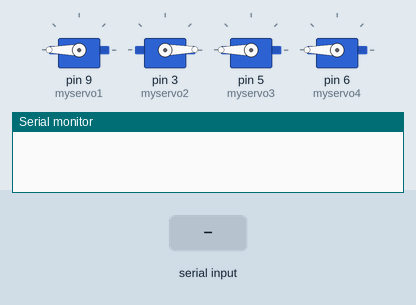
Bench run of a sketch on a simulated Arduino Uno, built with avr-gcc and run on an emulated ATmega328P. Shown: 4 × servo, the last lines printed to the serial monitor. The inputs (shaded band) are chosen by the test bench.

Above: at 2.0 s.
2.1 s: "f" received over Serial
At 3.8 s:
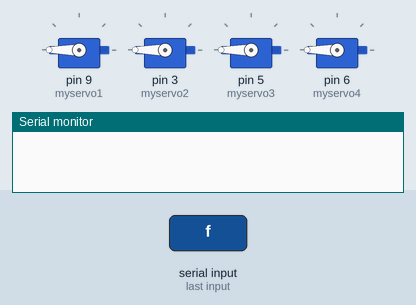
18.7 s: "q" received over Serial
At 20.4 s:
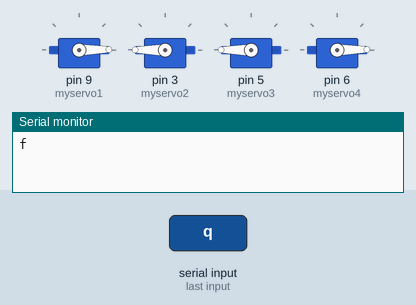
22.5 s: "w" received over Serial
At 24.0 s:
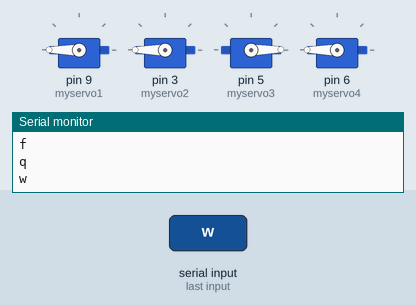
Timing chart, 0 to 32.0 s (numbered marks = the images above; inputs shaded):
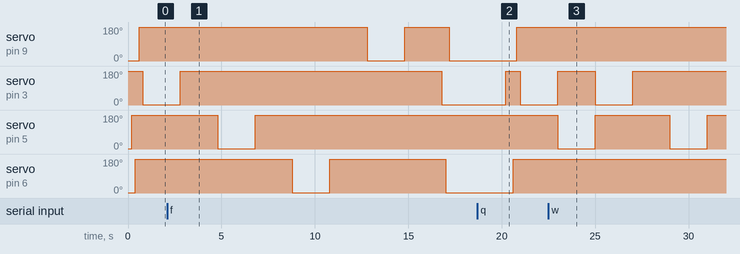

The sketch:

Shadowhand_-_Keyboard_Input.ino
```cpp
// Razma Mogharrab
// Project: Vader / Codename: Shadow Hand
// De Anza College / Winter Quarter / ENGR 10 - Edward Lam
// Date of completion of code - February 5, 2014

// Second iteration of code
// Version 2.0 implements use of keyboard to dictate finger bends

#include <Wire.h>
#include <Servo.h>

Servo myservo1;
Servo myservo2;
Servo myservo3;
Servo myservo4;

// Straighten to base position
void straighten()
{
    myservo2.write(3550);
    delay(200);
    myservo3.write(3550);
    delay(200);
    myservo4.write(3550);
    delay(200);
    myservo1.write(3550);
    delay(200);
}

void setup()
{
// put your setup code here, to run once:

// Begin keyboard fetch
    Serial.begin(9600);

// Attach servos to respective pins on board
    myservo1.attach(9); // pinky
    myservo2.attach(3); // index
    myservo3.attach(5); // middle
    myservo4.attach(6); // ring

// Write servos to gripped position
    myservo1.write(550);
    myservo2.write(550);
    myservo3.write(550);
    myservo4.write(550);
    straighten();
}

// Grip, delay, let go for each
void dance()
{
    myservo2.write(550);
    delay(2000);
    myservo2.write(3550);
    delay(2000);
    myservo3.write(550);
    delay(2000);
    myservo3.write(3550);
    delay(2000);
    myservo4.write(550);
    delay(2000);
    myservo4.write(3550);
    delay(2000);
    myservo1.write(550);
    delay(2000);
    myservo1.write(3550);
    delay(2000);
}

// Flip the bird
void flipOff()
{
    myservo2.write(550);
    delay(200);
    myservo4.write(550);
    delay(200);
    myservo1.write(550);
    delay(3000);
}

// Flash victory symbol
void victory()
{
    myservo4.write(550);
    delay(200);
    myservo1.write(550);
    delay(3000);
}

// Juggle balls
void juggle()
{
    myservo2.write(550);
    delay(900);
    myservo3.write(550);
    myservo2.write(3550);
    delay(900);
    myservo4.write(550);
    myservo3.write(3550);
    delay(900);
    myservo1.write(550);
    myservo4.write(3550);
    delay(900);
    myservo1.write(3550);
}


void loop()
{
// put your main code here, to run repeatedly:

//dance();

    char HA;
    if(Serial.available() > 0)
    {
        HA = Serial.read();
        Serial.println(HA);
    }
    switch (HA)
    {
        case 'q': myservo2.write(550);
        delay(2000);
        myservo2.write(3550);
        break;
        case 'w': myservo3.write(550);
        delay(2000);
        myservo3.write(3550);
        break;
        case 'e': myservo4.write(550);
        delay(2000);
        myservo4.write(3550);
        break;
        case 'r': myservo1.write(550);
        delay(2000);
        myservo1.write(3550);
        break;
        case 'd': dance();
        break;
        case 's': myservo1.write(550);
        myservo2.write(550);
        myservo3.write(550);
        myservo4.write(550);
        straighten();
        break;
        case 'f': flipOff();
        straighten();
        break;
        case 'v': victory();
        straighten();
        break;
        case 'j': juggle();
        juggle();
        juggle();
        straighten();
        break;
        //default: println("No, fudge you.");
    }
}
```

Measured:
- after the input at 22.5 s, servo on pin 3 (myservo2): 1° → 180° after 0.50 s instead of 2.5 s; servo on pin 6 (myservo4): stays 180° (without the input it goes to 1° after 8.5 s)
